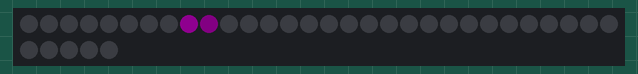
Simulated run of this program. Board: CircuitPython board. On the bench: 35 RGB LEDs in strip order, left to right, continuing on the next row. Dim RGB values are drawn brighter than linear; random numbers come from a fixed seed.

Above: at 0.17 s.
At 1.39 s:
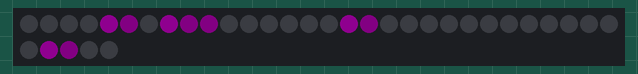
At 2.59 s:
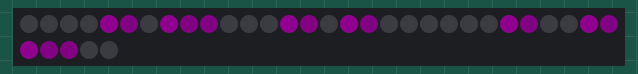
At 5.2 s:
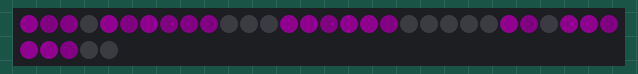
At 10.3 s:
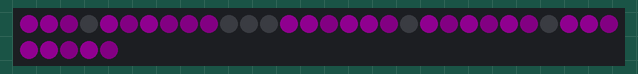
At 31.6 s:
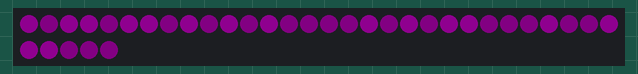

The program:

infinity-cube120.py
```python
import board
import neopixel
from adafruit_led_animation.animation.sparkle import Sparkle
from adafruit_led_animation.group import AnimationGroup
from adafruit_led_animation.sequence import AnimationSequence

pixel_pin = board.A1
num_pixels = 35
SPARKLE_SPEED = 0.3
purple = (200, 0, 200)

strip_pixels = neopixel.NeoPixel(pixel_pin, num_pixels, brightness=0.3, auto_write=False)

animations = AnimationSequence(
    AnimationGroup(
        Sparkle(strip_pixels, SPARKLE_SPEED, purple)
    ),
)

while True:

    animations.animate()
```
